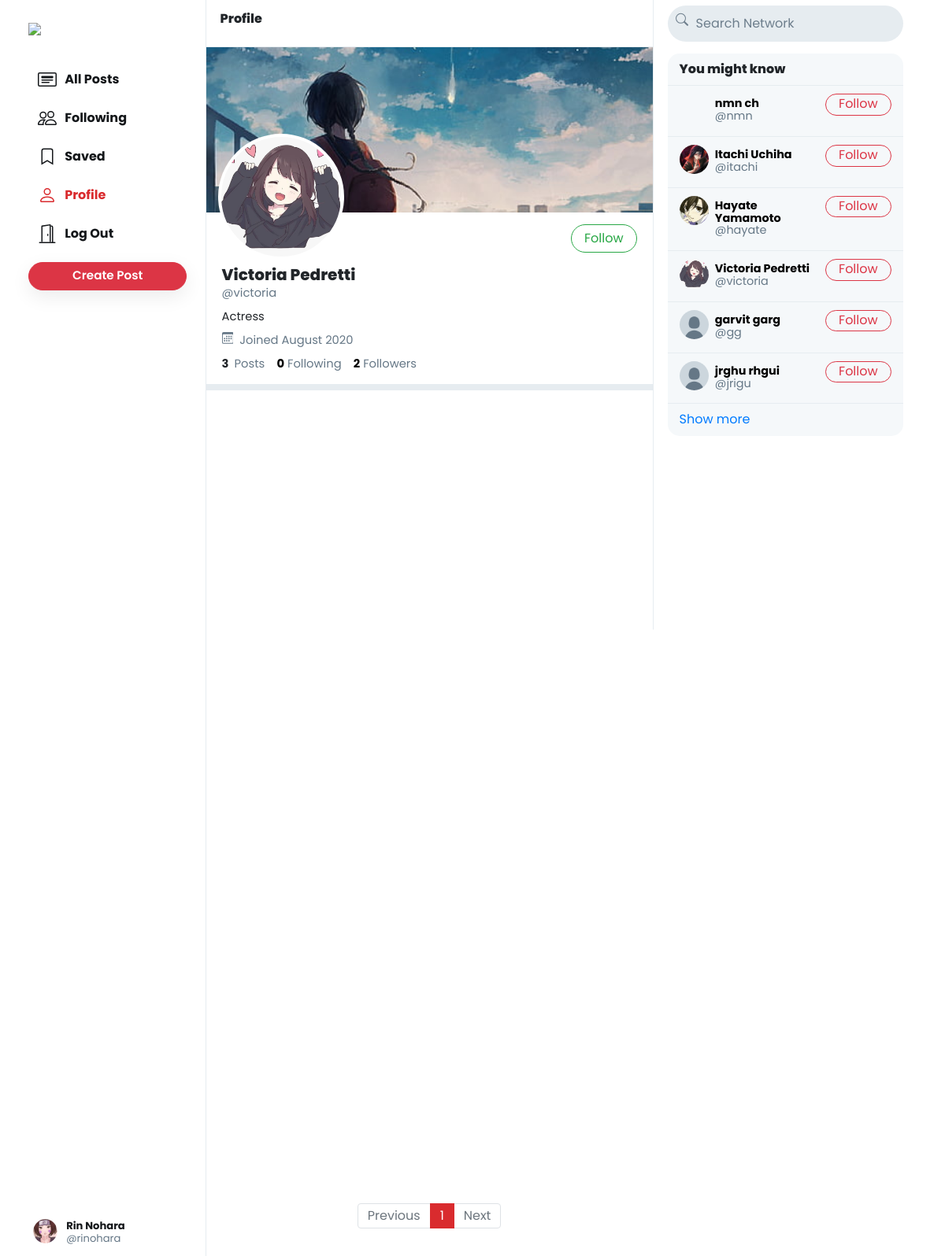
The page /victoria (signed in) on the database its author committed.
### network/models.py (models this page shows, shortened)
class User(AbstractUser):
    profile_pic = models.ImageField(upload_to='profile_pic/')
    bio = models.TextField(max_length=160, blank=True, null=True)
    cover = models.ImageField(upload_to='covers/', blank=True)

### network/views.py (the view)
# urls.py: path("<str:username>", views.profile, name='profile'),
def profile(request, username):
    user = User.objects.get(username=username)
    all_posts = Post.objects.filter(creater=user).order_by('-date_created')
    paginator = Paginator(all_posts, 10)
    page_number = request.GET.get('page')
    if page_number == None:
        page_number = 1
    posts = paginator.get_page(page_number)
    followings = []
    suggestions = []
    follower = False
    if request.user.is_authenticated:
        followings = Follower.objects.filter(followers=request.user).values_list('user', flat=True)
        suggestions = User.objects.exclude(pk__in=followings).exclude(username=request.user.username).order_by("?")[:6]
        if request.user in Follower.objects.get(user=user).followers.all():
            follower = True
    follower_count = Follower.objects.get(user=user).followers.all().count()
    following_count = Follower.objects.filter(followers=user).count()
    return render(request, 'network/profile.html', {
        "username": user,
        "posts": posts,
        "posts_count": all_posts.count(),
        "suggestions": suggestions,
        "page": "profile",
        "is_follower": follower,
        "follower_count": follower_count,
        "following_count": following_count
    })

### network/templates/network/profile.html (shortened to what this page needs)
{% extends 'network/index.html' %}
{% load static %}
{% block profile %}
    <div class="profile-view" data-user="{{username.username}}">
        <div class="cover-image" style="background-image: url(/media/{{username.cover}})"></div>
        <div class="profile-image" style="background-image: url(/media/{{username.profile_pic}})"></div>
        <div class="profile-details">
            <div>
                {% if user.username == username.username %}
                    <button class="btn btn-outline-success float-right" id="edit-profile-btn">Edit Profile</button>
                {% elif is_follower %}
                    <button class="btn btn-success float-right" onclick="unfollow_user(this,'{{username.username}}','edit_page')" id="following-btn">Following</button>
                {% else %}
                    <button class="btn btn-outline-success float-right" onclick="follow_user(this,'{{username.username}}','edit_page')" id="follow-btn">Follow</button>
                {% endif %}
            </div>
            <div class="details-data">
                <h5>{{username.first_name}} {{username.last_name}}</h5>
                <div class="grey">@{{username.username}}</div>
                <div class="bio">
                    {% if username.bio is not None %}
                        {{username.bio}}
                    {% endif %}
                </div>
                <div class="grey" style="padding: 8px 0px;">
                    &nbsp;Joined {{username.date_joined | date:"F Y"}}
                </div>
                <div>
                    <strong>
                        {{posts_count}}
                    </strong>
                    &nbsp;<span class="grey">Posts</span>
                    <a href="#">
                        <strong id="following__count">{{following_count | default:0}}</strong>&nbsp;<span class="grey">Following</span>
                    </a>
                    <a href="#">
                        <strong id="follower__count">{{follower_count | default:0}}</strong>&nbsp;<span class="grey">Followers</span>
                    </a>
                </div>
            </div>
        </div>
    </div>
    <div class="space"></div>
{% endblock %}

### network/templates/network/index.html (shortened to what this page needs)
{% extends "network/layout.html" %}
{% load static %}
{% block body %}
    <div class="main-div">
        <div class="left-div">
            <nav class="head heading">
                {% if page == 'all_posts' %}
                    All Posts
                {% elif page == 'following' %}
                    Following
                {% elif page == 'saved' %}
                    Saved
                {% elif page == 'profile' %}
                    Profile
                {% else %}
                    Explore
                {% endif %}
            </nav>
            <div class="left-div-content">
                <div class="posts-view">
                    {% block profile %}
                    {% endblock %}
                    <div class="main-div-content">
                        <nav aria-label="Page navigation example" class="pagination-bar">
                            <ul class="pagination justify-content-center">
                                {% if posts.has_previous %}
                                    <li class="page-item">
                                        <a class="page-link" href="?page={{ posts.previous_page_number | default:1}}" tabindex="-1" aria-disabled="true">Previous</a>
                                    </li>
                                {% else %}
                                    <li class="page-item disabled">
                                        <a class="page-link" href="" tabindex="-1" aria-disabled="true">Previous</a>
                                    </li>
                                {% endif %}
                                {% for each in posts.paginator.page_range %}
                                    {% if each == posts.number %}
                                        <li class="page-item active"><a class="page-link" href="?page={{each}}">{{each}}</a></li>
                                    {% else %}
                                        <li class="page-item"><a class="page-link" href="?page={{each}}">{{each}}</a></li>
                                    {% endif %}
                                {% endfor %}
                                {% if posts.has_next %}
                                    <li class="page-item">
                                        <a class="page-link" href="?page={{ posts.next_page_number }}">Next</a>
                                    </li>
                                {% else %}
                                    <li class="page-item disabled">
                                        <a class="page-link" href="">Next</a>
                                    </li>
                                {% endif %}
                            </ul>
                          </nav>
                    </div>
                </div>
            </div>
        </div>
    </div>
{% endblock %}

### network/templates/network/layout.html (shortened to what this page needs)
{% load static %}
<!DOCTYPE html>
<html lang="en">
    <head>
        <link rel="stylesheet" href="https://stackpath.bootstrapcdn.com/bootstrap/4.4.1/css/bootstrap.min.css">
        <link href="{% static 'network/styles.css' %}" rel="stylesheet">
    </head>
    <body>
        <div class="body" data-page="{{page}}">
            <div class="sidenav">
                <a href="{% url 'index' %}" class="navbar-brand">
                    <img src="{% static 'network/Images/logo.png' %}" height="31px">
                </a>
                <div style="height: 100%;">
                    <div>
                        <div>
                            <ul>
                                <li class="nav-item" id="all_posts">
                                <a href="{% url 'index' %}" class="nav-link">
                                    <div>
                                        &nbsp;&nbsp;All Posts
                                    </div>
                                </a>
                                </li>
                                {% if user.is_authenticated %}
                                    <li class="nav-item" id="following">
                                        <a href="{% url 'following' %}" class="nav-link">
                                            <div>
                                                &nbsp;&nbsp;Following
                                            </div>
                                        </a>
                                    </li>
                                    <li class="nav-item" id="saved">
                                        <a href="{% url 'saved' %}" class="nav-link">
                                            <div>
                                                <svg width="1.5em" height="1.5em" viewBox="0 0 16 16" class="bi bi-bookmark" fill="currentColor" xmlns="http://www.w3.org/2000/svg">
                                                    <path fill-rule="evenodd" d="M8 12l5 3V3a2 2 0 0 0-2-2H5a2 2 0 0 0-2 2v12l5-3zm-4 1.234l4-2.4 4 2.4V3a1 1 0 0 0-1-1H5a1 1 0 0 0-1 1v10.234z"/>
                                                  </svg>
                                                &nbsp;&nbsp;Saved
                                            </div>
                                        </a>
                                    </li>
                                    <li class="nav-item" id="profile">
                                        <a href="{% url 'profile' user.username %}" class="nav-link">
                                            <div>
                                                &nbsp;&nbsp;Profile
                                            </div>
                                        </a>
                                    </li>
                                    <li class="nav-item" id="logout">
                                        <a href="{% url 'logout' %}" class="nav-link">
                                            <div>
                                                &nbsp;&nbsp;Log Out
                                            </div>
                                        </a>
                                    </li>
                                {% endif %}
                            </ul>
                        </div>
                        {% if user.is_authenticated %}
                            <button id="popup-btn" class="btn btn-danger new-post-btn" onclick="createpost()">Create Post</button>
                        {% endif %}
                    </div>
                    <div style="position: absolute; bottom: 10px;">
                        {% if user.is_authenticated %}
                            <li class="nav-item sidenav-user">
                                <a href="{% url 'profile' user.username %}" class="nav-link">
                                    <div class="user_account">
                                        <div class="small-profilepic" style="float: left; background-image: url(/media/{{user.profile_pic}})"></div>
                                        <div style="height: 2.7vw; margin: auto;">
                                            <div style="margin-top: 4px;"><strong>{{user.first_name}} {{user.last_name}}</strong></div>
                                            <div class="grey" style="margin-top: 4px;">@{{ user.username }}</div>
                                        </div>
                                    </div>
                                </a>
                            </li>
                        {% endif %}
                    </div>
                </div>
            </div>
            {% block body %}
            {% endblock %}
            <div class="right-div">
                <nav class="head">
                    <form action="#">
                        <div class="search-div">
                            <div>
                            </div>
                            <input type="text" name="query" id="search-box" placeholder="Search Network">
                        </div>
                    </form>
                </nav>
                <div class='right-div-content'>
                    <div class="space" style="background-color: white;"></div>
                    {% if user.is_authenticated %}
                        <div class="suggestion-box">
                            <div class="suggestion-header">
                                You might know
                            </div>
                            <div class="suggestion-users">
                            {% for suggestion in suggestions %}
                                <div class="suggestion-user">
                                    <div>
                                        <a href="{% url 'profile' suggestion.username %}">
                                            <div class="small-profilepic" style="background-image: url(/media/{{suggestion.profile_pic}})"></div>
                                        </a>
                                    </div>
                                    <div class="user-details">
                                        <a href="{% url 'profile' suggestion.username %}">
                                            <div id="user-name">
                                                <strong>
                                                    {{suggestion.first_name}} {{suggestion.last_name}}
                                                </strong>
                                            </div>
                                            <div class="grey">@{{suggestion.username}}</div>
                                        </a>
                                    </div>
                                    <div>
                                        <button class="btn btn-outline-danger" type="button" onclick="follow_user(this,'{{suggestion.username}}','suggestion')">Follow</button>
                                    </div>
                                </div>
                            {% empty %}
                                    <div style="text-align: center; border-bottom: .5px solid #e6ecf0; padding: 10px 15px;">
                                        <span class="grey" style="font-size: .9em;">No suggestions available.</span>
                                    </div>
                            {% endfor %}
                        </div>
                        <div class="suggestion-footer">
                            <a href="#"  onclick="show_more_suggestions()">Show more</a>
                        </div>
                        </div>
                    {% endif %}
                </div>
            </div>
        </div>
    </body>
</html>

### rows shown on the page
User: profile_pic (picture), first_name "Rin", last_name "Nohara", username "rinohara"
User: cover (picture), profile_pic (picture), first_name "Victoria", last_name "Pedretti", username "victoria", bio "Actress", date_joined "August 2020"
User: first_name "nmn", last_name "ch", username "nmn"
User: profile_pic (picture), first_name "Itachi", last_name "Uchiha", username "itachi"
User: profile_pic (picture), first_name "Hayate", last_name "Yamamoto", username "hayate"
User: profile_pic (placeholder picture), first_name "garvit", last_name "garg", username "gg"
User: profile_pic (placeholder picture), first_name "jrghu", last_name "rhgui", username "jrigu"

### other values the page prints
{{ posts_count }} "3"
{{ following_count | default:0 }} "0"
{{ follower_count | default:0 }} "2"
{{ each }} "1"
